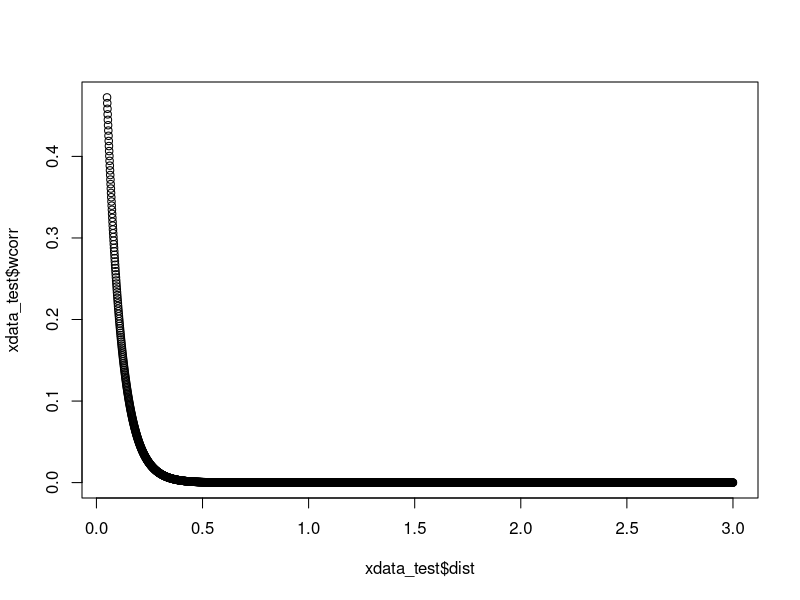

Recreate this plot in R. (Note: this script raises an error after producing the figure.)
wcorr= exp(-(seq(0.05,3,0.001)/100)/(1/1500))
xdata_test=data.frame(dist=seq(0.05,3,0.001),wcorr=wcorr)
plot(xdata_test$dist,xdata_test$wcorr)


Expo_fit_result_test <- Fit_Exp_fn(Data = xdata_test,affine = T)
t_expo_est=1/coef(Expo_fit_result_test)[[2]]

t_expo_est=t_expo_est
t_d=c(1,100,200,400,800,1000,1500,2000,2500)
all_lomax_fit <- list()
all_t_lomax_est <- c()
for(t in 1:length(t_d)){
  fixed_w= 1/(t_expo_est*(t_expo_est/((t_d[t]/4)^2)))
  
  Lomax_fit_result <- Fit_Lomax_fn(Data = xdata_test,fixed_w = fixed_w)
  coef(Lomax_fit_result)
  t_lomax_est=1/coef(Lomax_fit_result)[[1]]
  all_t_lomax_est <- c(all_t_lomax_est,t_lomax_est)
  all_lomax_fit[[t]] <- Lomax_fit_result
}



AIC_result <- AIC(Expo_fit_result_test,all_lomax_fit[[1]],all_lomax_fit[[2]],all_lomax_fit[[3]],all_lomax_fit[[4]],
                  all_lomax_fit[[5]],all_lomax_fit[[6]],all_lomax_fit[[7]],all_lomax_fit[[8]],all_lomax_fit[[9]])


Model_RSS <- c()
for(i in list(Expo_fit_result_test,all_lomax_fit[[1]],all_lomax_fit[[2]],all_lomax_fit[[3]],all_lomax_fit[[4]],
               all_lomax_fit[[5]],all_lomax_fit[[6]],all_lomax_fit[[7]],all_lomax_fit[[8]],all_lomax_fit[[9]])){
  RSS <- sum(residuals(i)^2) 
  Model_RSS <- c(Model_RSS,RSS)
}

Mean_time_est <- data.frame(Model=c("Exp","Lomax(td=1)","Lomax(td=100)","Lomax(td=200)","Lomax(td=400)"
                                    ,"Lomax(td=800)","Lomax(td=1000)","Lomax(td=1500)","Lomax(td=2000)","Lomax(td=2500)"),
                            Mean_time=c(1/coef(Expo_fit_result_test)[[2]],1/coef(all_lomax_fit[[1]])[[1]],1/coef(all_lomax_fit[[2]])[[1]]
                                        ,1/coef(all_lomax_fit[[3]])[[1]],1/coef(all_lomax_fit[[4]])[[1]],1/coef(all_lomax_fit[[5]])[[1]]
                                        ,1/coef(all_lomax_fit[[6]])[[1]],1/coef(all_lomax_fit[[7]])[[1]],1/coef(all_lomax_fit[[8]])[[1]]
                                        ,1/coef(all_lomax_fit[[9]])[[1]]))


pdf("Progress_figures_test_data.pdf")
plot(xdata_test$dist,(xdata_test$wcorr),pch=19,xlim=c(0,0.5))
lines(xdata_test$dist,(predict(Expo_fit_result_test)),col="red", lwd=2)
for(t in 1:length(t_d)){
  lines(xdata_test$dist,(predict(all_lomax_fit[[t]])),col="green", lwd=2)
}
barplot(Mean_time_est$Mean_time,names.arg = Mean_time_est$Model,las=2,main="mean time est")
barplot(Model_RSS,names.arg = Mean_time_est$Model,las=2,main="RSS")
barplot(AIC_result$AIC+44000,names.arg = Mean_time_est$Model,las=2,main="AIC")
dev.off()